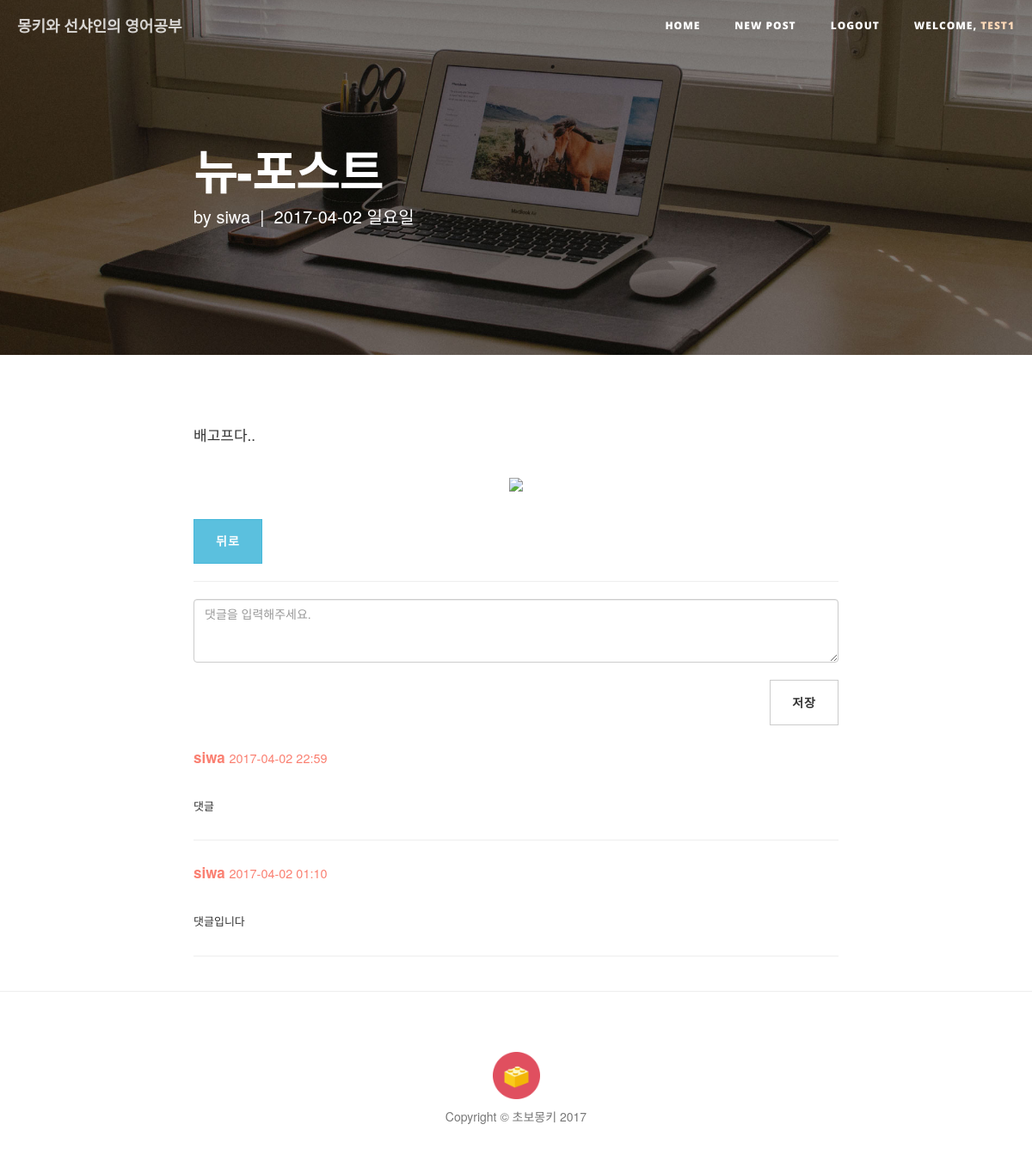
/post/66/ (signed in), run on the app's committed database.
### study/models.py (models this page shows, shortened)
class Post(models.Model):
    author = models.ForeignKey('auth.User')
    title = models.CharField(max_length=200, verbose_name='제목')
    origin = models.CharField(max_length=200,  blank=True, null=True, verbose_name='원본 URL')
    video_url = models.CharField(max_length=100, blank=True, null=True, verbose_name='YouTube 링크')
    video_key = models.CharField(max_length=12, null=True, blank=True)
    video_time = models.IntegerField(null=True, blank=True)
    video_url2 = models.CharField(max_length=100, blank=True, null=True, verbose_name='YouTube 링크2')
    video_key2 = models.CharField(max_length=12, null=True, blank=True)
    video_time2 = models.IntegerField(null=True, blank=True)
    image = models.ImageField(upload_to = user_path, blank=True, verbose_name='이미지 추가', help_text='이미지를 추가할 수 있습니다. not required')
    cover_img = models.ImageField(upload_to = user_path, blank=True, verbose_name='커버 이미지', help_text='상단의 커버 이미지를 설정할 수 있습니다. not required')
    text = models.TextField(verbose_name='내용')
    created_date = models.DateTimeField(auto_now_add=True)
    class Meta:
        ordering = ['-created_date']

class Comment(models.Model):
    post = models.ForeignKey('study.Post', related_name='comments')
    author = models.ForeignKey('auth.User')
    text = models.TextField(verbose_name='')
    created_date = models.DateTimeField(auto_now_add=True)
    class Meta:
        ordering = ['-created_date']

### study/views.py (the view)
# urls.py: url(r'^post/(?P<pk>\d+)/$', views.post_detail, name='post_detail'),
def post_detail(request, pk):
    post = get_object_or_404(Post, pk=pk)
    if request.method == "POST":
        if request.user.is_anonymous():
            return redirect('login')
        form = CommentForm(request.POST)
        if form.is_valid():
            comment = form.save(commit=False)
            comment.author = request.user
            comment.post = post
            comment.save()
        return redirect('study:post_detail', pk=post.pk)
    else:
        form = CommentForm()
        return render(request, 'bsr/post_detail.html', {'post':post, 'form':form})

### study/forms.py
class CommentForm(forms.ModelForm):
    class Meta:
        model = Comment
        fields = ('text',)
        widgets = {
            'text' : forms.Textarea(attrs={'class': 'form-control', 'rows': 3, 'placeholder': '댓글을 입력해주세요.'}),
        }

### study/templates/bsr/post_detail.html (shortened to what this page needs)
{% extends 'bsr/base.html' %}
{% load staticfiles %}
{% load staticfiles %}
{% block heading %}
{% if post.cover_img %}
<header class="intro-header" style="background-image: url('{{post.cover_img.url}}')">
{% else %}
<header class="intro-header" style="background-image: url('{% static 'bsr/img/home-bg.jpg' %}')">
{% endif %}
    <div class="container">
        <div class="row">
            <div class="col-lg-8 col-lg-offset-2 col-md-10 col-md-offset-1">
              <div class="post-heading">
                <a class="heading" href="/">
                  <h1>{{post.title}}</h1>
                </a>
                  <span class="meta">by <a href="#">{{post.author}}</a>&nbsp;&nbsp;|&nbsp;&nbsp;{{ post.created_date | date:"Y-m-d D" }}</span>
              </div>
            </div>
        </div>
    </div>
</header>
{% endblock %}
{% block content %}
  <p>
  {% autoescape off %}
  {{post.text|linebreaksbr }}
  {% endautoescape %}
{% if post.image %}
<p class="post-img"><img src="{{ post.image.url }}"></p>
{% endif %}
  </p>
    <a href="{% url 'study:post_list' %}">
      <button type="button" class="btn btn-info">뒤로</button>
    </a>
    <hr>
    <form class="" action="" method="post">
      {{ form }}
        {% if form_edit %}
        {% else %}
        <button class="btn btn-default btn-xs comment-save" type="submit">저장</button>
        {% endif %}
    </form>
    {% for comment in post.comments.all %}
      {% if comment.id == pk %}
      <div class="comment">
        <form class="" action="" method="post">
          {% csrf_token %}
          <div class="comment-info">
              <strong>{{ comment.author }}</strong>
              <small>{{ comment.created_date | date:'Y-m-d H:i' }}</small>
              <button class="comment_save" type="submit"><img src="{% static 'bsr/img/edit.png' %}" class="comment_edit" alt="comment_edit_save"></button>
          </div>
            {{ form_edit }}
          </form>
      </div>
      <hr>
      {% else %}
      <div class="comment">
          <div class="comment-info">
              <strong>{{ comment.author }}</strong>
              <small>{{ comment.created_date | date:'Y-m-d H:i' }}</small>
          </div>
          {% autoescape off %}
          <p>{{ comment.text|linebreaks}}</p>
          {% endautoescape %}
      </div>
      <hr>
      {% endif %}
    {% endfor %}
  </div>
{% endblock %}

### study/templates/bsr/base.html (shortened to what this page needs)
<!DOCTYPE html>
{% load staticfiles %}
<html>
<head>
    <link href="{% static 'bsr/vendor/bootstrap/css/bootstrap.min.css' %}" rel="stylesheet">
    <link href="{% static 'bsr/css/clean-blog.css' %}" rel="stylesheet">
    <link href="{% static 'bsr/vendor/font-awesome/css/font-awesome.min.css' %}" rel="stylesheet" type="text/css">
</head>
<body>
    <nav class="navbar navbar-default navbar-custom navbar-fixed-top">
        <div class="container-fluid">
            <div class="navbar-header page-scroll">
                <a class="navbar-brand" href="{% url 'study:post_list' %}">몽키와 선샤인의 영어공부</a>
            </div>
            <div class="collapse navbar-collapse" id="bs-example-navbar-collapse-1">
                <ul class="nav navbar-nav navbar-right">
                    <li>
                        <a href="{% url 'study:post_list' %}">Home</a>
                    </li>
                    <li>
                        <a href="{% url 'study:post_new' %}">New Post</a>
                    </li>
                    <li>
                        {% if user.is_active %}
                        <a href="{% url 'logout' %}">Logout</a>
                        {% else %}
                        <a href="{% url 'login' %}">Login</a>
                        {% endif %}
                    </li>
                    {% if user.is_authenticated %}
                        <li>
                            <a href="{% url 'study:post_list' %}">welcome, <span class='username'>{{ user.username }}</span></a>
                        </li>
                    {% endif %}
                </ul>
            </div>
        </div>
    </nav>
  {% block heading %}
  {% endblock %}
    <div class="container">
        <div class="row">
            <div class="col-lg-8 col-lg-offset-2 col-md-10 col-md-offset-1">
              {% block content %}
              {% endblock %}
            </div>
        </div>
    <hr>
    <footer>
        <div class="container">
            <div class="row">
                <div class="col-lg-8 col-lg-offset-2 col-md-10 col-md-offset-1">
                    <a class="footer" href="https://github.com/wayhome25"><img src="{% static 'bsr/img/profile-pic.png' %}" alt="로고" class="logo">
                    <p class="copyright text-muted">Copyright &copy; 초보몽키 2017</p></a>
                </div>
            </div>
        </div>
    </footer>
</body>
</html>

### study/static/bsr/css/clean-blog.css (style rules this page uses)
body { font-size: 17px; color: #333333; line-height: 2; }
p { line-height: 1.5; margin: 30px 0; }
h1, h2, h3, h4, h5, h6 { font-family: 'Open Sans', 'Helvetica Neue', Helvetica, Arial, sans-serif; font-weight: 800; }
a { color: #333333; }
.navbar-custom { position: absolute; top: 0; left: 0; width: 100%; z-index: 3; font-family: 'Open Sans', 'Helvetica Neue', Helvetica, Arial, sans-serif; }
.navbar-custom .navbar-brand { font-weight: 800; }
.navbar-custom .nav li a { text-transform: uppercase; font-size: 12px; font-weight: 800; letter-spacing: 1px; }
.post-img img { width: 100%; }
.post-img { text-align: center; }
@media only screen and (min-width: 768px) { .post-img img { width: 100%; } }
@media only screen and (min-width: 768px) { .navbar-custom { background: transparent; border-bottom: 1px solid transparent; } }
@media only screen and (min-width: 768px) { .navbar-custom .navbar-brand { color: white; padding: 20px; } }
@media only screen and (min-width: 768px) { .navbar-custom .nav li a { color: white; padding: 20px; } }
@media only screen and (min-width: 1170px) { .navbar-custom { -webkit-transition: background-color 0.3s; -moz-transition: background-color 0.3s; transition: background-color 0.3s; -webkit-transform: translate3d(0, 0, 0); -moz-transform: translate3d(0, 0, 0); -ms-transform: translate3d(0, 0, 0); -o-transform: translate3d(0, 0, 0); transform: translate3d(0, 0, 0); -webkit-backface-visibility: hidden; backface-visibility: hidden; } }
.intro-header { background-color: #777777; background: no-repeat center center; background-attachment: scroll; -webkit-background-size: cover; -moz-background-size: cover; background-size: cover; -o-background-size: cover; margin-bottom: 50px; }
.intro-header .site-heading, .intro-header .post-heading, .intro-header .page-heading { padding: 100px 0 50px; color: white; }
@media only screen and (min-width: 768px) { .intro-header .site-heading, .intro-header .post-heading, .intro-header .page-heading { padding: 150px 0; } }
.intro-header .post-heading h1 { font-size: 35px; }
.intro-header .post-heading .subheading, .intro-header .post-heading .meta { line-height: 1.1; display: block; }
.intro-header .post-heading .meta { font-weight: 300; font-size: 20px; }
.intro-header .post-heading .meta a { color: white; }
@media only screen and (min-width: 768px) { .intro-header .post-heading h1 { font-size: 55px; } }
footer { padding: 50px 0 65px; }
footer .copyright { font-size: 14px; text-align: center; margin-bottom: 0; }
.btn { font-family: 'Open Sans', 'Helvetica Neue', Helvetica, Arial, sans-serif; text-transform: uppercase; font-size: 14px; font-weight: 800; letter-spacing: 1px; border-radius: 0; padding: 15px 25px; }
body { -webkit-tap-highlight-color: #0085A1; }
.logo { display: block; margin-left: auto; margin-right: auto; width: 55px; }
.copyright { margin-top: 10px; }
.heading { color: white; }
.comment { margin-top: 15px; clear: both; }
.comment-save { float: right; margin-top: 20px; margin-bottom: 20px; }
.comment p { font-size: 13px }
.comment-info { color: salmon; }
.username { color: PeachPuff ; }

### data on the page
Post: title "뉴-포스트", author "siwa", created_date "2017-04-02 일요일", text "배고프다.."
Comment: author "siwa", created_date "2017-04-02 22:59", text "댓글"
Comment: author "siwa", created_date "2017-04-02 01:10", text "댓글입니다"

### other printed values
{{ user.username }} "TEST1"
